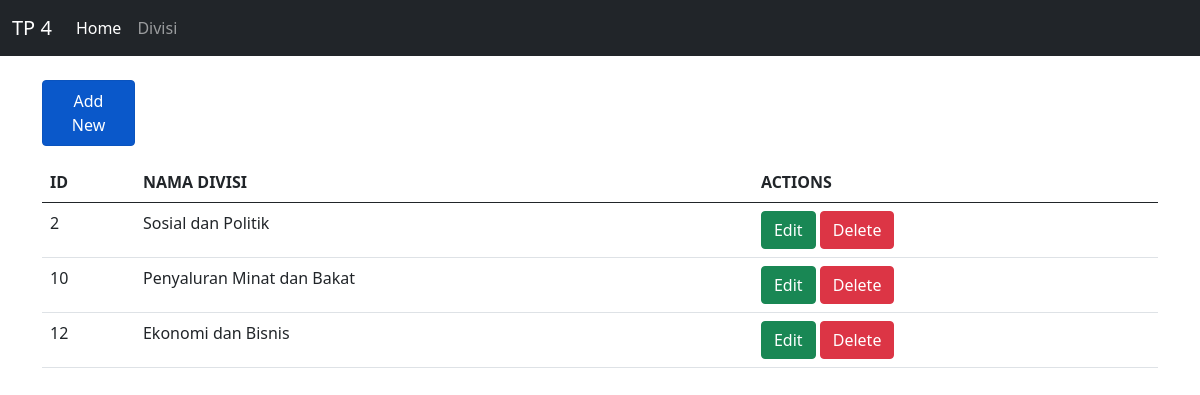
The app's page /source_code/divisi.php with its own data.
### tables this page shows
CREATE TABLE `divisi` (
  `id_divisi` int(11) NOT NULL,
  `nama_divisi` varchar(255) NOT NULL
);

### source_code/controllers/Divisi.controller.php (called while the page is built, shortened)
<?php
include_once("models/Divisi.class.php");
include_once("views/Divisi.view.php");
class DivisiController {
    private $divisi;
    function __construct(){
        $this->divisi = new Divisi(Conf::$db_host, Conf::$db_user, Conf::$db_pass, Conf::$db_name);
    }
    public function divisi() {
      $this->divisi->open();
      $this->divisi->getDivisi();
      $data = array(
          'divisi' => array()
      );
      while($row = $this->divisi->getResult()){
          array_push($data['divisi'], $row);
      }
      $view = new DivisiView();
      $view->render($data);
    }
}

### source_code/views/Divisi.view.php (the view, shortened to what this page needs)
<?php
  class DivisiView {
    public function render($data){
      $link = '<a type="button" class="btn btn-primary nav-link active" href="createDivisi.php?id_tambah">Add New</a>';
      $tableHeader = '
        <th>ID</th>
        <th>NAMA DIVISI</th>
        <th>ACTIONS</th>
      ';
      $dataDivisi = null;
      foreach($data['divisi'] as $val){
        list($id_divisi, $nama_divisi) = $val;
        $dataDivisi .= "<tr>
          <td>" . $id_divisi . "</td>
          <td>" . $nama_divisi . "</td>
          <td>
              <a class='btn btn-success' href='editDivisi.php?id=" . $id_divisi ."'>Edit</a>
              <a class='btn btn-danger' href='divisi.php?id_hapus=" . $id_divisi ."'>Delete</a>
          </td>";
        $dataDivisi .= "</tr>";
      }
    }
  }
?>

### records on screen
divisi: id_divisi "2", nama_divisi "Sosial dan Politik"
divisi: id_divisi "10", nama_divisi "Penyaluran Minat dan Bakat"
divisi: id_divisi "12", nama_divisi "Ekonomi dan Bisnis"

### other values on screen
$this->content "TP 4 Home Divisi"
